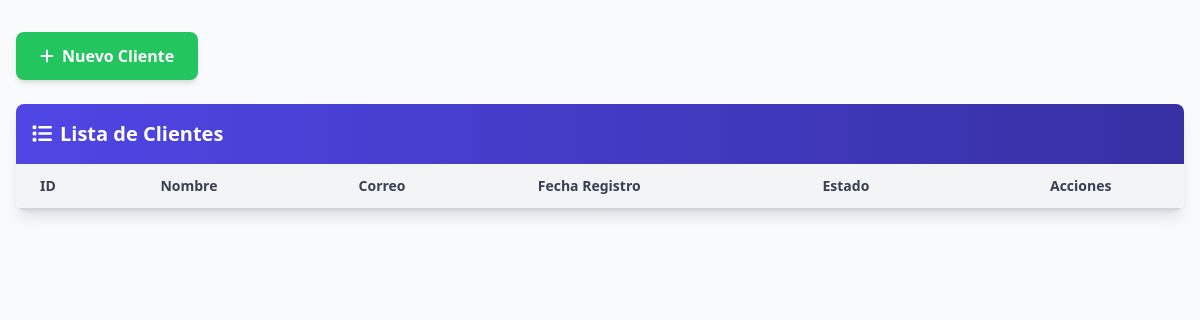
Page /client/clientes.php on the earlier database version.
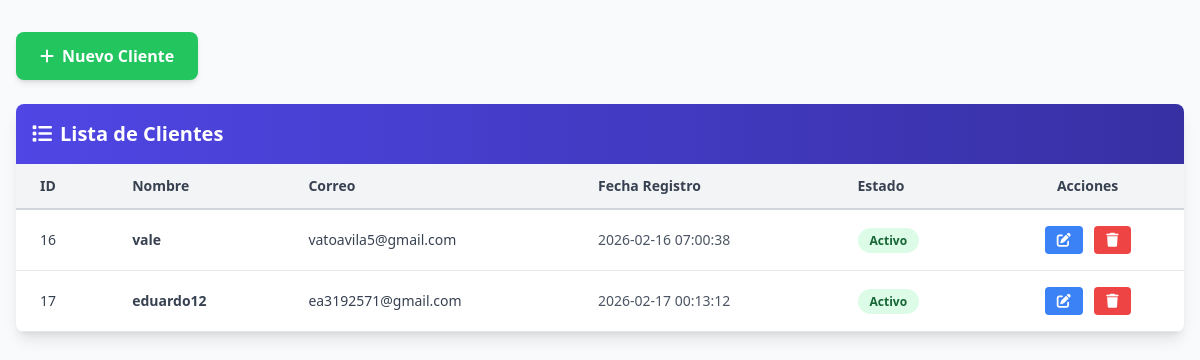
Same page on the later database version.
### tables this page shows
CREATE TABLE `clientes` (
  `id_cliente` int(11) NOT NULL,
  `id_usuario` int(11) NOT NULL,
  `nombre` varchar(100) NOT NULL,
  `estado` enum('activo','bloqueado') DEFAULT 'activo',
  `fecha_registro` timestamp NOT NULL DEFAULT current_timestamp()
);

CREATE TABLE `usuarios` (
  `id_usuario` int(11) NOT NULL,
  `nombre` varchar(100) NOT NULL,
  `correo` varchar(100) NOT NULL,
  `contraseña` varchar(255) NOT NULL,
  `estado` enum('activo','inactivo') DEFAULT 'activo',
  `fecha_creacion` timestamp NOT NULL DEFAULT current_timestamp(),
  `id_rol` int(11) NOT NULL
);

### client/clientes.php (the view, shortened to what this page needs)
<?php
require_once '../core/conexion.php';
$sql = "SELECT
            clientes.id_usuario,
            clientes.nombre,
            clientes.estado,
            clientes.fecha_registro,
            usuarios.correo
        FROM clientes
        INNER JOIN usuarios
            ON clientes.id_usuario = usuarios.id_usuario";
$resultado = mysqli_query($conexion, $sql);
?>
<!DOCTYPE html>
<html lang="es">
<head>
    <script src="https://cdn.tailwindcss.com"></script>
    <link rel="stylesheet" href="https://cdnjs.cloudflare.com/ajax/libs/font-awesome/6.4.0/css/all.min.css">
</head>
<body class="bg-gray-50">
    <div class="min-h-screen">
        <main class="max-w-7xl mx-auto px-4 py-8">
            <div class="mb-6">
                <button onclick="toggleFormulario('crear')" class="bg-green-500 hover:bg-green-600 text-white px-6 py-3 rounded-lg font-semibold transition shadow-md flex items-center gap-2">
                    <i class="fas fa-plus"></i> Nuevo Cliente
                </button>
            </div>
            <div class="bg-white rounded-lg shadow-lg overflow-hidden">
                <div class="bg-gradient-to-r from-indigo-600 to-indigo-800 text-white p-4">
                    <h2 class="text-xl font-bold flex items-center gap-2">
                        <i class="fas fa-list"></i> Lista de Clientes
                    </h2>
                </div>
                <div class="overflow-x-auto">
                    <table class="w-full">
                        <thead>
                            <tr class="bg-gray-100 border-b-2 border-gray-300">
                                <th class="px-6 py-3 text-left text-sm font-semibold text-gray-700">ID</th>
                                <th class="px-6 py-3 text-left text-sm font-semibold text-gray-700">Nombre</th>
                                <th class="px-6 py-3 text-left text-sm font-semibold text-gray-700">Correo</th>
                                <th class="px-6 py-3 text-left text-sm font-semibold text-gray-700">Fecha Registro</th>
                                <th class="px-6 py-3 text-left text-sm font-semibold text-gray-700">Estado</th>
                                <th class="px-6 py-3 text-center text-sm font-semibold text-gray-700">Acciones</th>
                            </tr>
                        </thead>
                        <tbody>
<?php while($fila = mysqli_fetch_assoc($resultado)) { ?>
<tr class="border-b border-gray-200 hover:bg-gray-50 transition">
    <td class="px-6 py-4 text-sm text-gray-700">
        <?php echo $fila['id_usuario']; ?>
    </td>
    <td class="px-6 py-4 text-sm text-gray-700 font-semibold">
        <?php echo $fila['nombre']; ?>
    </td>
    <td class="px-6 py-4 text-sm text-gray-700">
        <?php echo $fila['correo']; ?>
    </td>
    <td class="px-6 py-4 text-sm text-gray-600">
        <?php echo $fila['fecha_registro']; ?>
    </td>
    <td class="px-6 py-4 text-sm">
        <?php if($fila['estado'] == 'activo') { ?>
            <span class="bg-green-100 text-green-800 px-3 py-1 rounded-full text-xs font-semibold">Activo</span>
        <?php } else { ?>
            <span class="bg-red-100 text-red-800 px-3 py-1 rounded-full text-xs font-semibold">Inactivo</span>
        <?php } ?>
    </td>
    <td class="px-6 py-4 text-sm text-center">
        <button class="bg-blue-500 hover:bg-blue-600 text-white px-3 py-1 rounded mr-2 transition">
            <i class="fas fa-edit"></i>
        </button>
        <button class="bg-red-500 hover:bg-red-600 text-white px-3 py-1 rounded transition">
            <i class="fas fa-trash"></i>
        </button>
    </td>
</tr>
<?php } ?>
</tbody>
                    </table>
        </div>
    </div>
</div>

Differences in the rows shown:
added clientes: id_usuario "16", nombre "vale", id_usuario.correo "vatoavila5@gmail.com", fecha_registro "2026-02-16 07:00:38", estado "Activo"
added clientes: id_usuario "17", nombre "eduardo12", id_usuario.correo "ea3192571@gmail.com", fecha_registro "2026-02-17 00:13:12", estado "Activo"
